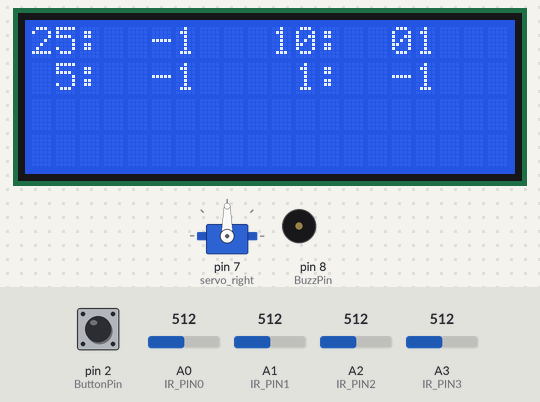
This sketch was run on a simulated Arduino Uno, built with avr-gcc and run on an emulated ATmega328P. Shown: 20×4 character LCD, servo, buzzer (waves = sounding). The test bench sets the inputs (shaded band); at power-on: pin 2 (ButtonPin) HIGH, A3 (IR_PIN3) = 512, A2 (IR_PIN2) = 512, A1 (IR_PIN1) = 512, A0 (IR_PIN0) = 512. EEPROM starts erased; what the sketch prints to the serial monitor is not drawn.

Above: at 6.2 s.
6.3 s: pin 2 (ButtonPin) pulled LOW for 1.4 s
At 9.0 s:
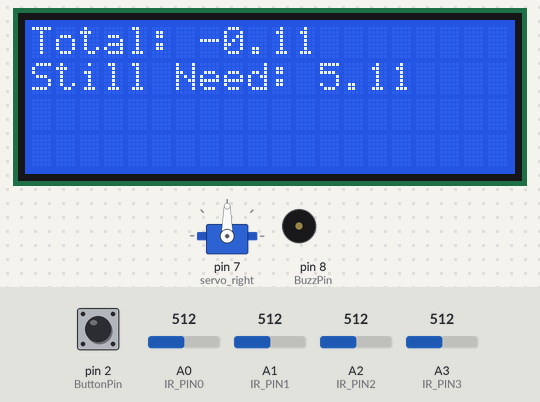
10.7 s: A3 (IR_PIN3) set to 800
At 11.78 s:
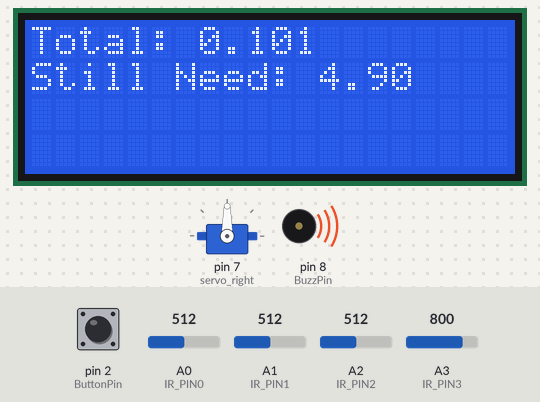
13.0 s: A2 (IR_PIN2) set to 860
At 14.7 s:
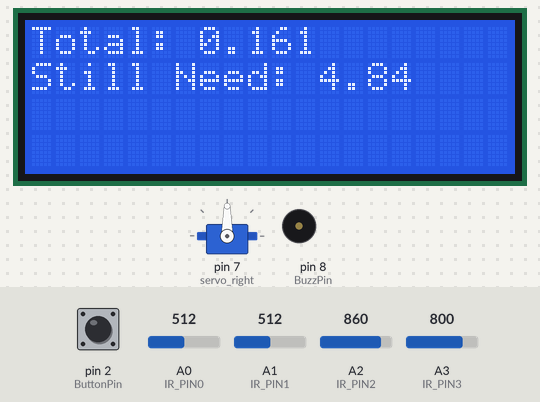
16.6 s: A1 (IR_PIN1) set to 800
At 18.3 s:
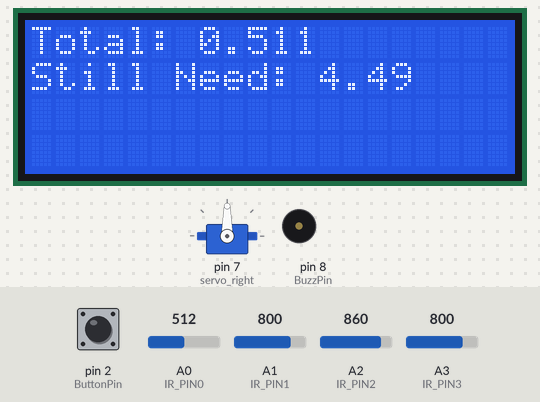
20.1 s: A0 (IR_PIN0) set to 793
21.7 s: A0 (IR_PIN0) set to 821
At 22.2 s:
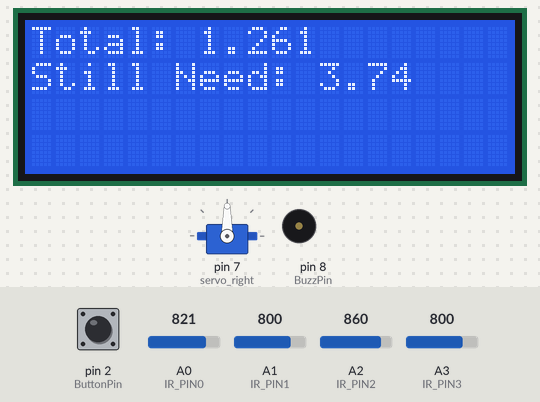
Timing chart, 0 to 24.3 s (numbered marks = the images above; inputs shaded):
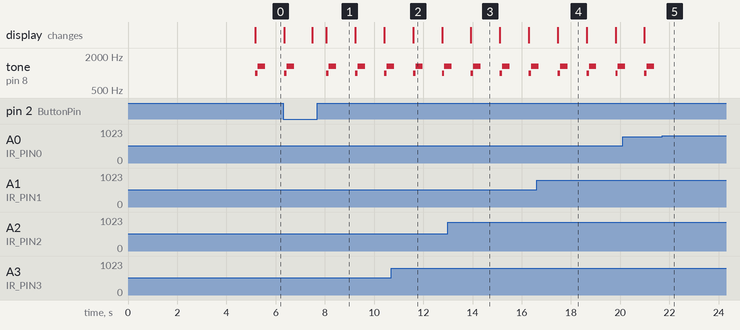

The sketch:

coinMachine.ino
```cpp
#include "pitches.h"
#include <Servo.h>
#include <Wire.h>
#include <LiquidCrystal_I2C.h>
#include "EEPROMAnything.h"

#define BuzzPin 8

#define ButtonPin 2
int buttonState = 0;

#define IR_PIN0 A0 // Sensor 0 biggest     (0.25)
#define IR_PIN1 A1 // Sensor 1             (0.5)
#define IR_PIN2 A2 // Sensor 2             (0.01)
#define IR_PIN3 A3 // Sensor 3 smallest    (0.1)

int pin3Val = 0;
int pin2Val = 0;
int pin1Val = 0;
int pin0Val = 0;

byte pin3Count = 0;
byte pin2Count = 0;
byte pin1Count = 0;
byte pin0Count = 0;

//Servo servo_left;
Servo servo_right;
int angle = 0;

LiquidCrystal_I2C lcd(0x27,20,4);  // set the LCD address to 0x27 for a 16 chars and 2 line display
bool ledState = true;
bool needFresh = false;

struct amountsStruct{
  int count3;
  int count2;
  int count1;
  int count0;
  float total;
}configuration;

amountsStruct amounts;
float target = 5;

String tmpString = "";
String tmpString1 = "";

void setup(void){
  Serial.begin(9600);

  pinMode(BuzzPin, OUTPUT); // buzzer
  pinMode(IR_PIN0, INPUT);  // *****
  pinMode(IR_PIN1, INPUT);  // * IR pin 0 1 2 3
  pinMode(IR_PIN2, INPUT);  // *    big > > > > small
  pinMode(IR_PIN3, INPUT);  // *****

  pinMode(ButtonPin, INPUT_PULLUP); // button to switch the display

  EEPROM_readAnything(0, amounts);

  if(amounts.total < 0 || (target - amounts.total) <= 0){
    initEEPROM();
  }

  lcd.init();               // initialize the lcd
  lcd.backlight();
  showLCD();

  //servo_left.attach(6);     // left lock
  servo_right.attach(7);    // right lock

  delay(5000);
}

void loop() {

  while (true){
    // Read in the ADC and convert it to a voltage:
    pin3Val = analogRead(IR_PIN3);
    pin2Val = analogRead(IR_PIN2);
    pin1Val = analogRead(IR_PIN1);
    pin0Val = analogRead(IR_PIN0);

    // IR Sensor Debug Output
    /*
    Serial.print(pin3Val);
    Serial.println(" - Pin A3");

    Serial.print(pin2Val);
    Serial.println(" - Pin A2");

    Serial.print(pin1Val);
    Serial.println(" - Pin A1");

    Serial.print(pin0Val);
    Serial.println(" - Pin A0");

    tmpString = String(pin3Val) + " ";
    tmpString = tmpString + pin2Val + " " ;
    tmpString = tmpString + pin1Val + " " + pin0Val;

    Serial.println(tmpString);
    */

    if(pin3Val < 790){
      Serial.print(pin3Val);
      Serial.println(" - Pin A3! Coin Detected!");
      amounts.count3++;
      needFresh = true;
      break;
    }
    if(pin2Val < 850){
      Serial.print(pin2Val);
      Serial.println(" - Pin A2! Coin Detected!");
      amounts.count2++;
      needFresh = true;
      break;
    }
    if(pin1Val < 740){
      Serial.print(pin1Val);
      Serial.println(" - Pin A1! Coin Detected!");
      amounts.count1++;
      needFresh = true;
      break;
    }
    if(pin0Val < 810){
      Serial.print(pin0Val);
      Serial.println(" - Pin A0! Coin Detected!");
      amounts.count0++;
      needFresh = true;
      break;
    }

    buttonState = digitalRead(ButtonPin);
    if(buttonState == LOW){
      ledState = !ledState;
      lcd.clear();
      showLCD();
      delay(20);
    }
  }

  if(needFresh){
    needFresh = false;
    amounts.total = amounts.count0*0.25 + amounts.count1*0.05 + amounts.count2*0.01 + amounts.count3*0.1;
    EEPROM_writeAnything(0, amounts);
    showLCD();
    coinSound();

    if ( (target - amounts.total) <= 0 ){
      odetoJoy();
      unlockBox();
      while (true){
        lcd.clear();
        lcd.setCursor(0,0);
        lcd.print("Congratulations!");
        lcd.setCursor(0,1);
        tmpString = "You Save " + String(amounts.total) +"$!";
        lcd.print(tmpString);
        delay(5000);
        lcd.clear();
        lcd.setCursor(0,0);
        lcd.print("Please Reboot");
        lcd.setCursor(0,1);
        lcd.print("To Restart!");
        delay(5000);

      }
    }

  }

  buttonState = digitalRead(ButtonPin);
  if(buttonState == LOW){
    ledState = !ledState;
    lcd.clear();
    showLCD();
    delay(500);
  }
  delay(10);
}

void coinSound(){
    tone(BuzzPin, BUZZ_B5, 300);
    delay(100);
    tone(BuzzPin, BUZZ_E6, 300);
    delay(1000);
    noTone(BuzzPin);
}
void greenMushroomShoud(){
    tone(BuzzPin, BUZZ_E6, 300);
    delay(150);
    tone(BuzzPin, BUZZ_G6, 300);
    delay(150);
    tone(BuzzPin, BUZZ_E7, 300);
    delay(150);
    tone(BuzzPin, BUZZ_C7, 300);
    delay(150);
    tone(BuzzPin, BUZZ_D7, 300);
    delay(150);
    tone(BuzzPin, BUZZ_G7, 300);

    delay(1000);
    noTone(BuzzPin);
}
void odetoJoy (){
  tone(BuzzPin, BUZZ_E6, 250);
	delay(250);
	tone(BuzzPin, BUZZ_E6, 250);
	delay(250);
	tone(BuzzPin, BUZZ_F6, 250);
	delay(250);
	tone(BuzzPin, BUZZ_G6, 250);
	delay(250);

	tone(BuzzPin, BUZZ_G6, 250);
	delay(250);
	tone(BuzzPin, BUZZ_F6, 250);
	delay(250);
	tone(BuzzPin, BUZZ_E6, 250);
	delay(250);
	tone(BuzzPin, BUZZ_D6, 250);
	delay(250);

	tone(BuzzPin, BUZZ_C6, 250);
	delay(250);
	tone(BuzzPin, BUZZ_C6, 250);
	delay(250);
	tone(BuzzPin, BUZZ_D6, 250);
	delay(250);
	tone(BuzzPin, BUZZ_E6, 250);
	delay(250);

	tone(BuzzPin, BUZZ_D6, 350);
	delay(350);
	tone(BuzzPin, BUZZ_C6, 200);
	delay(200);
	tone(BuzzPin, BUZZ_C6, 300);
	delay(300);
}

void lockBox(){
  //servo_left.write(90);
  servo_right.write(90);
  delay(500);
}

void unlockBox(){
  //servo_left.write(0);
  servo_right.write(180);
  delay(500);
}

String formatMyNum(int number){
  //Serial.println(number);
  if(number < 10)
    return "  "+String(number);
  else if(number < 100 && number >= 10)
    return " "+String(number);
  else
    return String(number);
}
void initEEPROM(){
  amounts.count0 = 0;
  amounts.count1 = 0;
  amounts.count2 = 0;
  amounts.count3 = 0;
  amounts.total = 0;
  EEPROM_writeAnything(0, amounts);
  EEPROM_readAnything(0, amounts);
}

void showLCD(){
  if(ledState == true){
    tmpString = "25:"+ formatMyNum(amounts.count0) + "   10:" + formatMyNum(amounts.count3);
    tmpString1 = " 5:"+ formatMyNum(amounts.count1) + "    1:" + formatMyNum(amounts.count2);
    lcd.setCursor(0,0);       // show each amount (default)
    lcd.print(tmpString);
    lcd.setCursor(0,1);
    lcd.print(tmpString1);
  }
  else{
    tmpString = "Total: "+ String(amounts.total);
    tmpString1 = "Still Need: "+ String(target - amounts.total);
    lcd.setCursor(0,0);       // show each amount (default)
    lcd.print(tmpString);
    lcd.setCursor(0,1);
    lcd.print(tmpString1);
  }

}
```

EEPROMAnything.h
```cpp
#include <EEPROM.h>
#include <Arduino.h>  // for type definitions

template <class T> int EEPROM_writeAnything(int ee, const T& value)
{
    const byte* p = (const byte*)(const void*)&value;
    unsigned int i;
    for (i = 0; i < sizeof(value); i++)
          EEPROM.write(ee++, *p++);
    return i;
}

template <class T> int EEPROM_readAnything(int ee, T& value)
{
    byte* p = (byte*)(void*)&value;
    unsigned int i;
    for (i = 0; i < sizeof(value); i++)
          *p++ = EEPROM.read(ee++);
    return i;
}
```

pitches.h
```cpp
#define BUZZ_B0  31
#define BUZZ_C1  33
#define BUZZ_D1  37
#define BUZZ_E1  41
#define BUZZ_F1  44
#define BUZZ_G1  49
#define BUZZ_A1  55
#define BUZZ_B1  62
#define BUZZ_C2  65
#define BUZZ_D2  73
#define BUZZ_E2  82
#define BUZZ_F2  87
#define BUZZ_G2  98
#define BUZZ_A2  110
#define BUZZ_B2  123
#define BUZZ_C3  131
#define BUZZ_D3  147
#define BUZZ_E3  165
#define BUZZ_F3  175
#define BUZZ_G3  196
#define BUZZ_A3  220
#define BUZZ_B3  247
#define BUZZ_C4  262
#define BUZZ_D4  294
#define BUZZ_E4  330
#define BUZZ_F4  349
#define BUZZ_G4  392
#define BUZZ_A4  440
#define BUZZ_B4  494
#define BUZZ_C5  523
#define BUZZ_D5  587
#define BUZZ_E5  659
#define BUZZ_F5  698
#define BUZZ_G5  784
#define BUZZ_A5  880
#define BUZZ_B5  988
#define BUZZ_C6  1047
#define BUZZ_D6  1175
#define BUZZ_E6  1319
#define BUZZ_F6  1397
#define BUZZ_G6  1568
#define BUZZ_A6  1760
#define BUZZ_B6  1976
#define BUZZ_C7  2093
#define BUZZ_D7  2349
#define BUZZ_E7  2637
#define BUZZ_F7  2794
#define BUZZ_G7  3136
#define BUZZ_A7  3520
#define BUZZ_B7  3951
#define BUZZ_C8  4186
#define BUZZ_D8  4699
```

Measured:
- after the input at 6.3 s, the display: first differs from a run without the input after 1.2 s (image 1 shows a later state)
- after the input at 21.7 s, tone on pin 8 (BuzzPin): stops changing and stays silent
- by itself, tone on pin 8 (BuzzPin): plays 988 Hz for 0.10 s, 1319 Hz for 0.30 s, 988 Hz for 0.10 s, 1319 Hz for 0.30 s, 988 Hz for 0.10 s, 1319 Hz for 0.30 s … (8 notes in this stretch)
- what the display in image 1 shows lasts 1.1 s, from 8.1 s to 9.2 s
